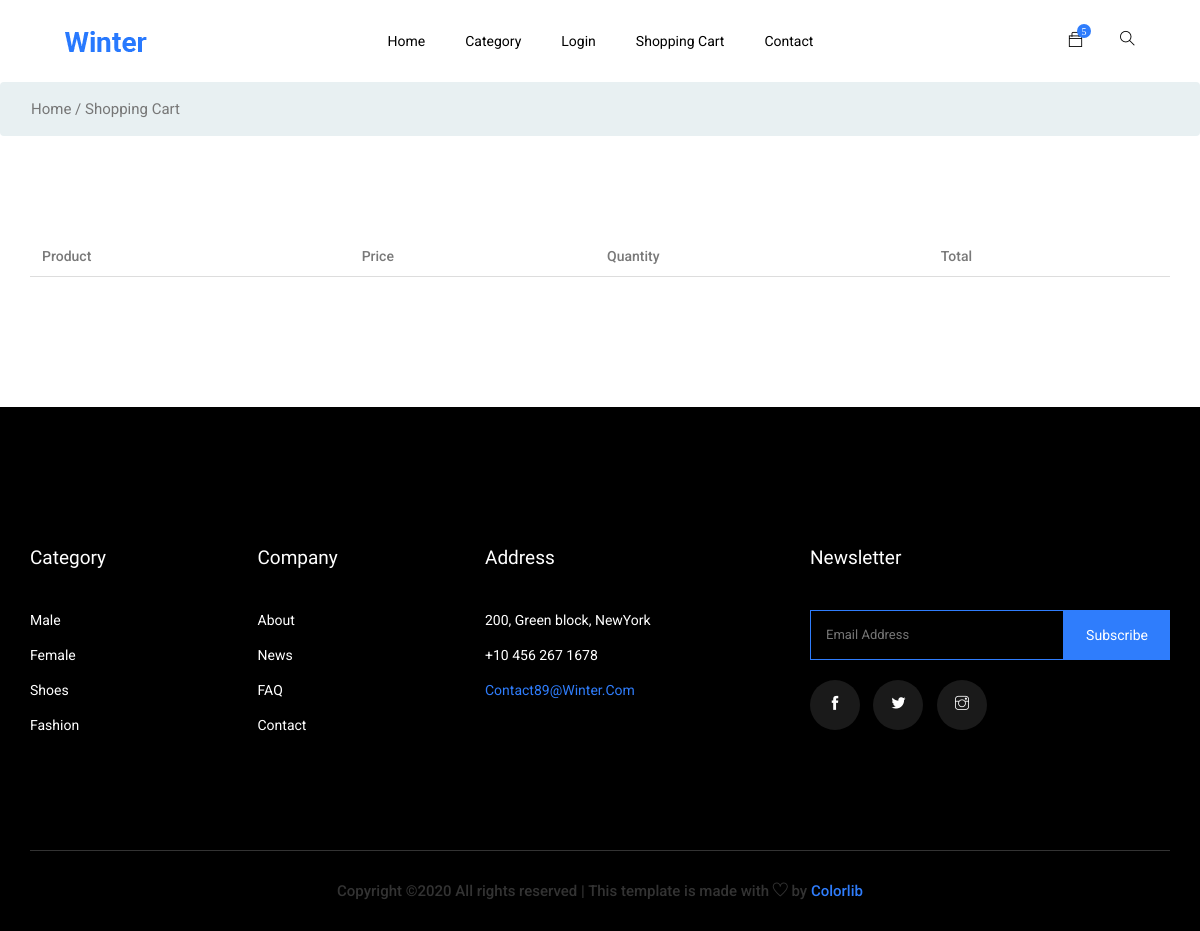
The page /cart (signed in) on the database as committed earlier.
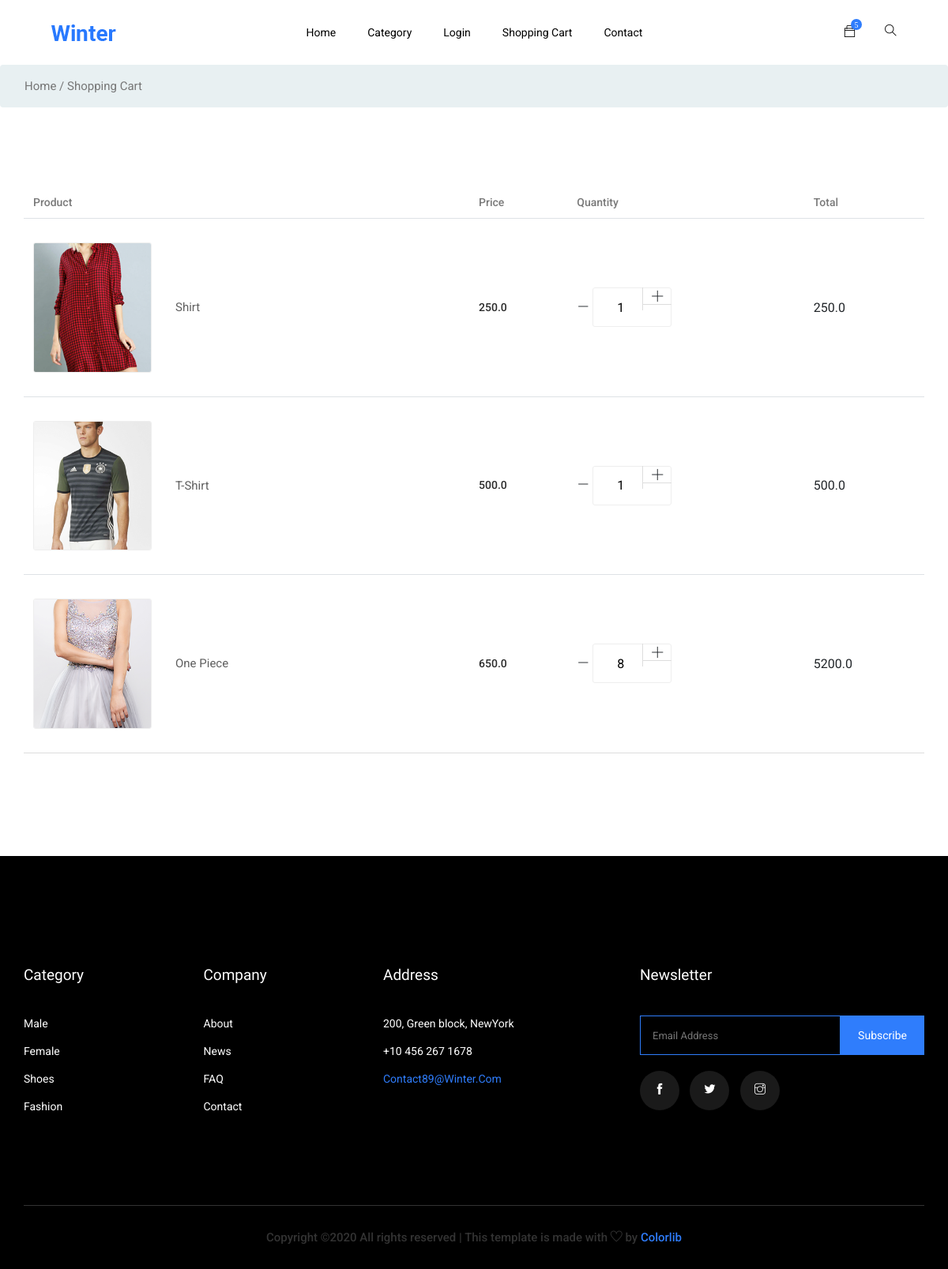
The same page on the database as committed later.
### myapp/models.py (models this page shows)
class Carttbl(models.Model):
    user_to_id=models.ForeignKey(Customertbl,on_delete=models.CASCADE)
    product_id=models.ForeignKey(Producttbl,on_delete=models.CASCADE)
    Quantity=models.IntegerField(default=1)
    Total_price=models.FloatField()

class Producttbl(models.Model):
    ProductName=models.CharField(null=True,max_length=50)
    Image=models.ImageField(upload_to="image/",default="image/logo.png",null=False)
    ProductPrice=models.FloatField()

### myapp/views.py (the view, shortened to what this page needs)
# urls.py: path('cart',views.CartPage,name="cartpage"),
def CartPage(request):  ### product object,customer object,price
        cus=Customertbl.objects.get(pk=request.session.get('id')) ### Customer object
        cart_value=Carttbl.objects.filter(user_to_id=cus) ### login user
        print("cart_value==================",cart_value)
        return render(request,'myapp/cart.html',{'all_product':cart_value})

### myapp/templates/myapp/cart.html (shortened to what this page needs)
{% load static %}
<head>
    <link rel="stylesheet" href="{% static 'myapp/css/bootstrap.min.css' %}">
    <link rel="stylesheet" href="{% static 'myapp/css/animate.css' %}">
    <link rel="stylesheet" href="{% static 'myapp/css/owl.carousel.min.css' %}">
    <link rel="stylesheet" href="{% static 'myapp/css/all.css' %}">
    <link rel="stylesheet" href="{% static 'myapp/css/nice-select.css' %}">
    <link rel="stylesheet" href="{% static 'myapp/css/flaticon.css' %}">
    <link rel="stylesheet" href="{% static 'myapp/css/themify-icons.css' %}">
    <link rel="stylesheet" href="{% static 'myapp/css/magnific-popup.css' %}">
    <link rel="stylesheet" href="{% static 'myapp/css/slick.css' %}">
    <link rel="stylesheet" href="{% static 'myapp/css/price_rangs.css' %}">
    <link rel="stylesheet" href="{% static 'myapp/css/style.css' %}">
</head>
<body class="bg-white">
    <header class="main_menu home_menu">
        <div class="container-fluid">
            <div class="row align-items-center justify-content-center">
                <div class="col-lg-11">
                    <nav class="navbar navbar-expand-lg navbar-light">
                        <a class="navbar-brand" href="{% url 'indexpage' %}"> <img src="{% static 'myapp/image/logo.png' %}" alt="logo"> </a>
                        <div class="collapse navbar-collapse main-menu-item" id="navbarSupportedContent">
                            <ul class="navbar-nav">
                                <li class="nav-item">
                                    <a class="nav-link" href="{% url 'indexpage' %}">Home</a>
                                </li>
                                <li class="nav-item">
                                    <a class="nav-link" href="{% url 'categorypage' %}">Category</a>
                                </li>
                                <li class="nav-item">
                                    <a class="nav-link" href="{% url 'loginpage' %}">Login</a>
                                </li>
                                <li class="nav-item">
                                    <a class="nav-link" href="{% url 'cartpage' %}">Shopping cart</a>
                                </li>
                                <li class="nav-item">
                                    <a class="nav-link" href="{% url 'contactpage' %}">Contact</a>
                                </li>
                            </ul>
                        </div>
                        <div class="hearer_icon d-flex">
                            <div class="dropdown cart">
                                <a class="dropdown-toggle" href="#" id="navbarDropdown3" role="button"
                                    data-toggle="dropdown" aria-haspopup="true" aria-expanded="false">
                                    <i class="ti-bag"></i>
                                </a>
                            </div>
                            <a id="search_1" href="javascript:void(0)"><i class="ti-search"></i></a>
                        </div>
                    </nav>
                </div>
            </div>
        </div>
    </header>
    <section class="breadcrumb breadcrumb_bg">
        <div class="container">
            <div class="row justify-content-center">
                <div class="col-lg-12">
                    <div class="breadcrumb_iner">
                        <div class="breadcrumb_iner_item">
                            <p>Home / Shopping Cart</p>
                        </div>
                    </div>
                </div>
            </div>
        </div>
    </section>
    <section class="cart_area section_padding">
        <div class="container">
          <div class="cart_inner">
            <div class="table-responsive">
              <table class="table">
                <thead>
                  <tr>
                    <th scope="col">Product</th>
                    <th scope="col">Price</th>
                    <th scope="col">Quantity</th>
                    <th scope="col">Total</th>
                  </tr>
                </thead>
                <tbody>
                  {% for product in all_product %}
                  <tr>
                    <td>
                      {% if product.product_id.Image %}
                      <div class="media">
                        <div class="d-flex">
                          <img src="{{MEDIA_URL}}{{product.product_id.Image.url}}" alt="" />
                        </div>
                        {% else %}
                          <p>No Image</p>
                        {% endif %}
                        <div class="media-body">
                          <p>{{product.product_id.ProductName}}</p>
                        </div>
                      </div>
                    </td>
                    <td>
                      <h5>{{product.product_id.ProductPrice}}</h5>
                    </td>
                    <td>
                      <div class="product_count">
                        <a id="minus"></a><a id="{{product.pk}}" class="minusbutton"><i class="ti-minus"></i></a>
                        <input class="input-number" type="text" id="quantity{{product.pk}}" value="{{product.Quantity}}" min="0" max="10">
                        <a id="plus"></a><a id="{{product.pk}}" class="plusbutton"><span class="input-number-increment"> <i class="ti-plus"></i></span></a>
                      </div>
                    </td>
                    <td id="price_id{{product.pk}}">{{product.Total_price}}
                    </td>
                  </tr>
                  {% endfor %}
                </tbody>
              </table>
            </div>
          </div>
      </section>
  <footer class="footer_part">
    <div class="container">
        <div class="row justify-content-between">
            <div class="col-sm-6 col-lg-2">
                <div class="single_footer_part">
                    <h4>Category</h4>
                    <ul class="list-unstyled">
                        <li><a href="#">Male</a></li>
                        <li><a href="#">Female</a></li>
                        <li><a href="#">Shoes</a></li>
                        <li><a href="#">Fashion</a></li>
                    </ul>
                </div>
            </div>
            <div class="col-sm-6 col-lg-2">
                <div class="single_footer_part">
                    <h4>Company</h4>
                    <ul class="list-unstyled">
                        <li><a href="">About</a></li>
                        <li><a href="">News</a></li>
                        <li><a href="">FAQ</a></li>
                        <li><a href="">Contact</a></li>
                    </ul>
                </div>
            </div>
            <div class="col-sm-6 col-lg-3">
                <div class="single_footer_part">
                    <h4>Address</h4>
                    <ul class="list-unstyled">
                        <li><a href="#">200, Green block, NewYork</a></li>
                        <li><a href="#">+10 456 267 1678</a></li>
                        <li><span>contact89@winter.com</span></li>
                    </ul>
                </div>
            </div>
            <div class="col-sm-6 col-lg-4">
                <div class="single_footer_part">
                    <h4>Newsletter</h4>
                    <div id="mc_embed_signup">
                        <form target="_blank"
                            action="https://spondonit.us12.list-manage.com/subscribe/post?u=1462626880ade1ac87bd9c93a&amp;id=92a4423d01"
                            method="get" class="subscribe_form relative mail_part">
                            <input type="email" name="email" id="newsletter-form-email" placeholder="Email Address"
                                class="placeholder hide-on-focus" onfocus="this.placeholder = ''"
                                onblur="this.placeholder = ' Email Address '">
                            <button type="submit" name="submit" id="newsletter-submit"
                                class="email_icon newsletter-submit button-contactForm">subscribe</button>
                        </form>
                    </div>
                    <div class="social_icon">
                        <a href="#"><i class="ti-facebook"></i></a>
                        <a href="#"><i class="ti-twitter-alt"></i></a>
                        <a href="#"><i class="ti-instagram"></i></a>
                    </div>
                </div>
            </div>
        </div>
        <div class="row justify-content-center">
            <div class="col-lg-12">
                <div class="copyright_text">
                    <P>
Copyright &copy;<script>document.write(new Date().getFullYear());</script> All rights reserved | This template is made with <i class="ti-heart" aria-hidden="true"></i> by <a href="https://colorlib.com" target="_blank">Colorlib</a>
</P>
                </div>
            </div>
        </div>
    </div>
</footer>
</body>
</html>

Rows that differ between the two databases and show on the page:
added Carttbl: product_id.Image (picture), product_id.ProductName "Shirt", product_id.ProductPrice "250.0", Quantity "1", Total_price "250.0"
added Carttbl: product_id.Image (picture), product_id.ProductName "T-Shirt", product_id.ProductPrice "500.0", Quantity "1", Total_price "500.0"
added Carttbl: product_id.Image (picture), product_id.ProductName "One Piece", product_id.ProductPrice "650.0", Quantity "8", Total_price "5200.0"
